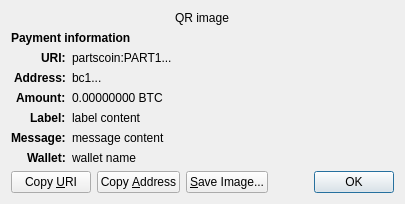
<?xml version="1.0" encoding="UTF-8"?>
<ui version="4.0">
 <class>ReceiveRequestDialog</class>
 <widget class="QDialog" name="ReceiveRequestDialog">
  <property name="geometry">
   <rect>
    <x>0</x>
    <y>0</y>
    <width>413</width>
    <height>229</height>
   </rect>
  </property>
  <property name="windowTitle">
   <string>Request payment to ...</string>
  </property>
  <layout class="QGridLayout" name="gridLayout" columnstretch="0,1">
   <property name="sizeConstraint">
    <enum>QLayout::SetFixedSize</enum>
   </property>
   <item row="0" column="0" colspan="2" alignment="Qt::AlignHCenter">
    <widget class="QRImageWidget" name="qr_code">
     <property name="text">
      <string notr="true">QR image</string>
     </property>
     <property name="textInteractionFlags">
      <set>Qt::NoTextInteraction</set>
     </property>
    </widget>
   </item>
   <item row="1" column="0" colspan="2">
    <widget class="QLabel" name="payment_header">
     <property name="font">
      <font>
       <weight>75</weight>
       <bold>true</bold>
      </font>
     </property>
     <property name="text">
      <string>Payment information</string>
     </property>
     <property name="textInteractionFlags">
      <set>Qt::NoTextInteraction</set>
     </property>
    </widget>
   </item>
   <item row="2" column="0" alignment="Qt::AlignRight|Qt::AlignTop">
    <widget class="QLabel" name="uri_tag">
     <property name="font">
      <font>
       <weight>75</weight>
       <bold>true</bold>
      </font>
     </property>
     <property name="text">
      <string notr="true">URI:</string>
     </property>
     <property name="textFormat">
      <enum>Qt::PlainText</enum>
     </property>
     <property name="textInteractionFlags">
      <set>Qt::NoTextInteraction</set>
     </property>
    </widget>
   </item>
   <item row="2" column="1" alignment="Qt::AlignTop">
    <widget class="QLabel" name="uri_content">
     <property name="text">
      <string notr="true">partscoin:PART1...</string>
     </property>
     <property name="textFormat">
      <enum>Qt::RichText</enum>
     </property>
     <property name="wordWrap">
      <bool>true</bool>
     </property>
     <property name="textInteractionFlags">
      <set>Qt::TextSelectableByMouse</set>
     </property>
    </widget>
   </item>
   <item row="3" column="0" alignment="Qt::AlignRight|Qt::AlignTop">
    <widget class="QLabel" name="address_tag">
     <property name="font">
      <font>
       <weight>75</weight>
       <bold>true</bold>
      </font>
     </property>
     <property name="text">
      <string>Address:</string>
     </property>
     <property name="textInteractionFlags">
      <set>Qt::NoTextInteraction</set>
     </property>
    </widget>
   </item>
   <item row="3" column="1" alignment="Qt::AlignTop">
    <widget class="QLabel" name="address_content">
     <property name="text">
      <string notr="true">bc1...</string>
     </property>
     <property name="textFormat">
      <enum>Qt::PlainText</enum>
     </property>
     <property name="textInteractionFlags">
      <set>Qt::TextSelectableByMouse</set>
     </property>
    </widget>
   </item>
   <item row="4" column="0" alignment="Qt::AlignRight|Qt::AlignTop">
    <widget class="QLabel" name="amount_tag">
     <property name="font">
      <font>
       <weight>75</weight>
       <bold>true</bold>
      </font>
     </property>
     <property name="text">
      <string>Amount:</string>
     </property>
     <property name="textInteractionFlags">
      <set>Qt::NoTextInteraction</set>
     </property>
    </widget>
   </item>
   <item row="4" column="1" alignment="Qt::AlignTop">
    <widget class="QLabel" name="amount_content">
     <property name="text">
      <string notr="true">0.00000000 BTC</string>
     </property>
     <property name="textFormat">
      <enum>Qt::PlainText</enum>
     </property>
     <property name="textInteractionFlags">
      <set>Qt::TextSelectableByMouse</set>
     </property>
    </widget>
   </item>
   <item row="5" column="0" alignment="Qt::AlignRight|Qt::AlignTop">
    <widget class="QLabel" name="label_tag">
     <property name="font">
      <font>
       <weight>75</weight>
       <bold>true</bold>
      </font>
     </property>
     <property name="text">
      <string>Label:</string>
     </property>
     <property name="textInteractionFlags">
      <set>Qt::NoTextInteraction</set>
     </property>
    </widget>
   </item>
   <item row="5" column="1" alignment="Qt::AlignTop">
    <widget class="QLabel" name="label_content">
     <property name="text">
      <string notr="true">label content</string>
     </property>
     <property name="textFormat">
      <enum>Qt::PlainText</enum>
     </property>
     <property name="wordWrap">
      <bool>true</bool>
     </property>
     <property name="textInteractionFlags">
      <set>Qt::TextSelectableByMouse</set>
     </property>
    </widget>
   </item>
   <item row="6" column="0" alignment="Qt::AlignRight|Qt::AlignTop">
    <widget class="QLabel" name="message_tag">
     <property name="font">
      <font>
       <weight>75</weight>
       <bold>true</bold>
      </font>
     </property>
     <property name="text">
      <string>Message:</string>
     </property>
     <property name="textInteractionFlags">
      <set>Qt::NoTextInteraction</set>
     </property>
    </widget>
   </item>
   <item row="6" column="1" alignment="Qt::AlignTop">
    <widget class="QLabel" name="message_content">
     <property name="text">
      <string notr="true">message content</string>
     </property>
     <property name="textFormat">
      <enum>Qt::PlainText</enum>
     </property>
     <property name="wordWrap">
      <bool>true</bool>
     </property>
     <property name="textInteractionFlags">
      <set>Qt::TextSelectableByMouse</set>
     </property>
    </widget>
   </item>
   <item row="7" column="0" alignment="Qt::AlignRight|Qt::AlignTop">
    <widget class="QLabel" name="wallet_tag">
     <property name="font">
      <font>
       <weight>75</weight>
       <bold>true</bold>
      </font>
     </property>
     <property name="text">
      <string>Wallet:</string>
     </property>
     <property name="textInteractionFlags">
      <set>Qt::NoTextInteraction</set>
     </property>
    </widget>
   </item>
   <item row="7" column="1" alignment="Qt::AlignTop">
    <widget class="QLabel" name="wallet_content">
     <property name="text">
      <string notr="true">wallet name</string>
     </property>
     <property name="textFormat">
      <enum>Qt::PlainText</enum>
     </property>
     <property name="wordWrap">
      <bool>true</bool>
     </property>
     <property name="textInteractionFlags">
      <set>Qt::TextSelectableByMouse</set>
     </property>
    </widget>
   </item>
   <item row="8" column="0" colspan="2">
    <layout class="QHBoxLayout" name="horizontalLayout">
     <item>
      <widget class="QPushButton" name="btnCopyURI">
       <property name="text">
        <string>Copy &amp;URI</string>
       </property>
       <property name="autoDefault">
        <bool>false</bool>
       </property>
      </widget>
     </item>
     <item>
      <widget class="QPushButton" name="btnCopyAddress">
       <property name="text">
        <string>Copy &amp;Address</string>
       </property>
       <property name="autoDefault">
        <bool>false</bool>
       </property>
      </widget>
     </item>
     <item>
      <widget class="QPushButton" name="btnSaveAs">
       <property name="text">
        <string>&amp;Save Image...</string>
       </property>
       <property name="autoDefault">
        <bool>false</bool>
       </property>
      </widget>
     </item>
     <item>
      <spacer name="horizontalSpacer_2">
       <property name="orientation">
        <enum>Qt::Horizontal</enum>
       </property>
       <property name="sizeHint" stdset="0">
        <size>
         <width>40</width>
         <height>20</height>
        </size>
       </property>
      </spacer>
     </item>
     <item>
      <widget class="QDialogButtonBox" name="buttonBox">
       <property name="focusPolicy">
        <enum>Qt::StrongFocus</enum>
       </property>
       <property name="standardButtons">
        <set>QDialogButtonBox::Ok</set>
       </property>
      </widget>
     </item>
    </layout>
   </item>
  </layout>
 </widget>
 <customwidgets>
  <customwidget>
   <class>QRImageWidget</class>
   <extends>QLabel</extends>
   <header>qt/qrimagewidget.h</header>
  </customwidget>
 </customwidgets>
 <tabstops>
  <tabstop>buttonBox</tabstop>
  <tabstop>btnCopyURI</tabstop>
  <tabstop>btnCopyAddress</tabstop>
  <tabstop>btnSaveAs</tabstop>
 </tabstops>
 <resources/>
 <connections>
  <connection>
   <sender>buttonBox</sender>
   <signal>accepted()</signal>
   <receiver>ReceiveRequestDialog</receiver>
   <slot>accept()</slot>
   <hints>
    <hint type="sourcelabel">
     <x>135</x>
     <y>230</y>
    </hint>
    <hint type="destinationlabel">
     <x>135</x>
     <y>126</y>
    </hint>
   </hints>
  </connection>
 </connections>
</ui>
